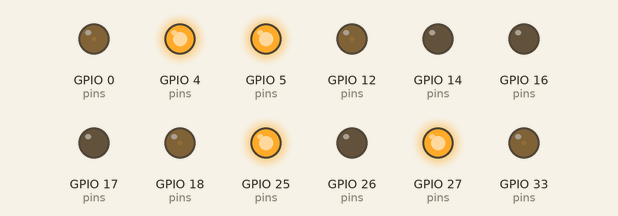
Recording of a sketch running on a simulated ESP32. On the bench: output pins drawn as LEDs (lit = HIGH). Nothing arrives over Bluetooth unless stated; what the sketch prints to the serial monitor is not drawn.

Above: at 0.1 s.
Timing chart, 0 to 1.6 s (numbered marks = the images above):
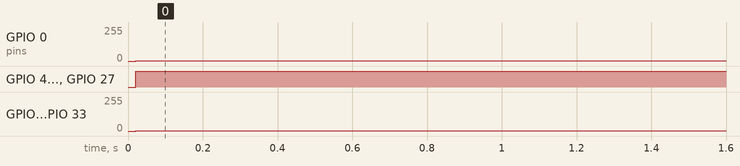

Measured:
- by itself, GPIO 0 (pins): 0/255 → 3/255 at 0.02 s
- by itself, GPIO 4 (pins), GPIO 5 (pins), GPIO 25 (pins), GPIO 27 (pins): LOW → HIGH at 0.02 s
- by itself, GPIO 12 (pins), GPIO 18 (pins), GPIO 33 (pins): 0/255 → 1/255 at 0.02 s

The sketch:

rtp_mecanuum.ino
```cpp
#include <Ps3Controller.h>

// ===== PIN SETUP DRIVER 1 (BELAKANG) =====
#define ENA1 33
#define IN1 25
#define IN2 26
#define IN3 27
#define IN4 14
#define ENB1 12

// ===== PIN SETUP DRIVER 2 (DEPAN) =====
#define ENA2 0
#define IN5 4
#define IN6 16
#define IN7 17
#define IN8 5
#define ENB2 18

// ===== SETUP CONSTANT =====
int maxPWM = 255;

// ======= FUNGSI MOTOR =======
void setMotor(int in1, int in2, int en, int pwm) {
  if (pwm > 0) {
    digitalWrite(in1, HIGH);
    digitalWrite(in2, LOW);
    analogWrite(en, pwm);
  } else if (pwm < 0) {
    digitalWrite(in1, LOW);
    digitalWrite(in2, HIGH);
    analogWrite(en, abs(pwm));
  } else {
    digitalWrite(in1, LOW);
    digitalWrite(in2, LOW);
    analogWrite(en, 0);
  }
}

// ======= CALLBACK PS3 =======
void notify() {
  if (!Ps3.isConnected()) return;

  // baca analog stick
  int ly = -Ps3.data.analog.stick.ly;  // maju mundur
  int lx = Ps3.data.analog.stick.lx;   // geser kiri kanan
  int rx = Ps3.data.analog.stick.rx;   // rotasi kanan kiri

  // ubah skala dari -128..127 ke -255..255
  int vy = map(ly, -128, 127, -255, 255);
  int vx = map(lx, -128, 127, -255, 255);
  int rot = map(rx, -128, 127, -255, 255);

  // rumus mecanum wheel
  int pwmFL = vy + vx + rot;
  int pwmFR = vy - vx - rot;
  int pwmBL = vy - vx + rot;
  int pwmBR = vy + vx - rot;

  // batasi nilai pwm
  pwmFL = constrain(pwmFL, -maxPWM, maxPWM);
  pwmFR = constrain(pwmFR, -maxPWM, maxPWM);
  pwmBL = constrain(pwmBL, -maxPWM, maxPWM);
  pwmBR = constrain(pwmBR, -maxPWM, maxPWM);

  // kirim ke motor
  setMotor(IN5, IN6, ENA2, pwmFL);  // depan kiri
  setMotor(IN7, IN8, ENB2, pwmFR);  // depan kanan
  setMotor(IN1, IN2, ENA1, pwmBL);  // belakang kiri
  setMotor(IN3, IN4, ENB1, pwmBR);  // belakang kanan

  // debug
  Serial.printf("FL:%4d  FR:%4d  BL:%4d  BR:%4d\n", pwmFL, pwmFR, pwmBL, pwmBR);
}

void onConnect() {
  Serial.println(" PS3 Controller Connected!");
}

void setup() {
  Serial.begin(115200);

  // atur semua pin
  int pins[] = {IN1, IN2, IN3, IN4, IN5, IN6, IN7, IN8, ENA1, ENB1, ENA2, ENB2};
  for (int i = 0; i < 12; i++) pinMode(pins[i], OUTPUT);

  Ps3.attach(notify);
  Ps3.attachOnConnect(onConnect);
  Ps3.begin("94:54:c5:b7:00:9a");

  Serial.println("Menunggu koneksi PS3...");
}

void loop() {
  if (!Ps3.isConnected()) return;
}
```
